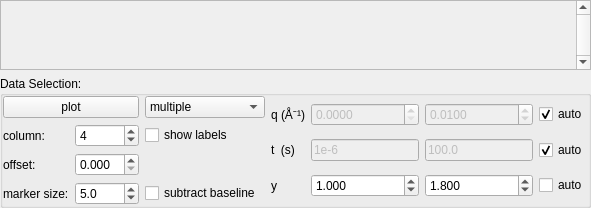
       <widget class="QWidget" name="tab_11">
        <attribute name="title">
         <string>g2_stability</string>
        </attribute>
        <layout class="QGridLayout" name="gridLayout_49">
         <property name="leftMargin">
          <number>0</number>
         </property>
         <property name="topMargin">
          <number>0</number>
         </property>
         <property name="rightMargin">
          <number>0</number>
         </property>
         <property name="bottomMargin">
          <number>0</number>
         </property>
         <item row="0" column="0">
          <widget class="QScrollArea" name="scrollArea_2">
           <property name="sizePolicy">
            <sizepolicy hsizetype="Preferred" vsizetype="Preferred">
             <horstretch>0</horstretch>
             <verstretch>30</verstretch>
            </sizepolicy>
           </property>
           <property name="minimumSize">
            <size>
             <width>0</width>
             <height>0</height>
            </size>
           </property>
           <property name="verticalScrollBarPolicy">
            <enum>Qt::ScrollBarPolicy::ScrollBarAlwaysOn</enum>
           </property>
           <property name="sizeAdjustPolicy">
            <enum>QAbstractScrollArea::SizeAdjustPolicy::AdjustToContents</enum>
           </property>
           <property name="widgetResizable">
            <bool>true</bool>
           </property>
           <widget class="QWidget" name="g2_scroll_area_2">
            <property name="geometry">
             <rect>
              <x>0</x>
              <y>0</y>
              <width>1152</width>
              <height>717</height>
             </rect>
            </property>
            <property name="sizePolicy">
             <sizepolicy hsizetype="Expanding" vsizetype="Expanding">
              <horstretch>0</horstretch>
              <verstretch>0</verstretch>
             </sizepolicy>
            </property>
            <layout class="QGridLayout" name="gridLayout_48">
             <item row="1" column="0">
              <widget class="PlotWidgetDev" name="mp_g2_stability" native="true">
               <property name="sizePolicy">
                <sizepolicy hsizetype="Expanding" vsizetype="Preferred">
                 <horstretch>0</horstretch>
                 <verstretch>0</verstretch>
                </sizepolicy>
               </property>
               <property name="minimumSize">
                <size>
                 <width>0</width>
                 <height>0</height>
                </size>
               </property>
               <property name="autoFillBackground">
                <bool>false</bool>
               </property>
              </widget>
             </item>
            </layout>
           </widget>
          </widget>
         </item>
         <item row="1" column="0">
          <widget class="QSplitter" name="splitter_7">
           <property name="orientation">
            <enum>Qt::Orientation::Horizontal</enum>
           </property>
           <widget class="QGroupBox" name="groupBox_21">
            <property name="sizePolicy">
             <sizepolicy hsizetype="Preferred" vsizetype="Preferred">
              <horstretch>0</horstretch>
              <verstretch>0</verstretch>
             </sizepolicy>
            </property>
            <property name="minimumSize">
             <size>
              <width>0</width>
              <height>0</height>
             </size>
            </property>
            <property name="maximumSize">
             <size>
              <width>16777215</width>
              <height>65536</height>
             </size>
            </property>
            <property name="title">
             <string>Data Selection:</string>
            </property>
            <layout class="QGridLayout" name="gridLayout_43">
             <property name="leftMargin">
              <number>0</number>
             </property>
             <property name="topMargin">
              <number>0</number>
             </property>
             <property name="rightMargin">
              <number>0</number>
             </property>
             <property name="bottomMargin">
              <number>0</number>
             </property>
             <item row="0" column="1">
              <layout class="QGridLayout" name="gridLayout_44">
               <item row="1" column="0">
                <widget class="QLabel" name="label_36">
                 <property name="text">
                  <string>t  (s)</string>
                 </property>
                </widget>
               </item>
               <item row="0" column="0">
                <widget class="QLabel" name="label_37">
                 <property name="text">
                  <string>q (Å⁻¹)</string>
                 </property>
                </widget>
               </item>
               <item row="2" column="0">
                <widget class="QLabel" name="label_51">
                 <property name="text">
                  <string>y </string>
                 </property>
                </widget>
               </item>
               <item row="0" column="1">
                <widget class="QDoubleSpinBox" name="g2_qmin_2">
                 <property name="enabled">
                  <bool>false</bool>
                 </property>
                 <property name="sizePolicy">
                  <sizepolicy hsizetype="Preferred" vsizetype="Fixed">
                   <horstretch>0</horstretch>
                   <verstretch>0</verstretch>
                  </sizepolicy>
                 </property>
                 <property name="decimals">
                  <number>4</number>
                 </property>
                 <property name="singleStep">
                  <double>0.001000000000000</double>
                 </property>
                </widget>
               </item>
               <item row="0" column="2">
                <widget class="QDoubleSpinBox" name="g2_qmax_2">
                 <property name="enabled">
                  <bool>false</bool>
                 </property>
                 <property name="sizePolicy">
                  <sizepolicy hsizetype="Preferred" vsizetype="Fixed">
                   <horstretch>0</horstretch>
                   <verstretch>0</verstretch>
                  </sizepolicy>
                 </property>
                 <property name="decimals">
                  <number>4</number>
                 </property>
                 <property name="singleStep">
                  <double>0.001000000000000</double>
                 </property>
                 <property name="value">
                  <double>0.010000000000000</double>
                 </property>
                </widget>
               </item>
               <item row="2" column="1">
                <widget class="QDoubleSpinBox" name="g2_ymin_2">
                 <property name="sizePolicy">
                  <sizepolicy hsizetype="Preferred" vsizetype="Fixed">
                   <horstretch>0</horstretch>
                   <verstretch>0</verstretch>
                  </sizepolicy>
                 </property>
                 <property name="decimals">
                  <number>3</number>
                 </property>
                 <property name="minimum">
                  <double>-1.000000000000000</double>
                 </property>
                 <property name="singleStep">
                  <double>0.010000000000000</double>
                 </property>
                 <property name="value">
                  <double>1.000000000000000</double>
                 </property>
                </widget>
               </item>
               <item row="2" column="2">
                <widget class="QDoubleSpinBox" name="g2_ymax_2">
                 <property name="sizePolicy">
                  <sizepolicy hsizetype="Preferred" vsizetype="Fixed">
                   <horstretch>0</horstretch>
                   <verstretch>0</verstretch>
                  </sizepolicy>
                 </property>
                 <property name="decimals">
                  <number>3</number>
                 </property>
                 <property name="minimum">
                  <double>-1.000000000000000</double>
                 </property>
                 <property name="singleStep">
                  <double>0.010000000000000</double>
                 </property>
                 <property name="value">
                  <double>1.800000000000000</double>
                 </property>
                </widget>
               </item>
               <item row="1" column="1">
                <widget class="QLineEdit" name="g2_tmin_2">
                 <property name="enabled">
                  <bool>false</bool>
                 </property>
                 <property name="sizePolicy">
                  <sizepolicy hsizetype="Preferred" vsizetype="Fixed">
                   <horstretch>0</horstretch>
                   <verstretch>0</verstretch>
                  </sizepolicy>
                 </property>
                 <property name="text">
                  <string>1e-6</string>
                 </property>
                </widget>
               </item>
               <item row="1" column="2">
                <widget class="QLineEdit" name="g2_tmax_2">
                 <property name="enabled">
                  <bool>false</bool>
                 </property>
                 <property name="sizePolicy">
                  <sizepolicy hsizetype="Preferred" vsizetype="Fixed">
                   <horstretch>0</horstretch>
                   <verstretch>0</verstretch>
                  </sizepolicy>
                 </property>
                 <property name="text">
                  <string>100.0</string>
                 </property>
                </widget>
               </item>
               <item row="2" column="3">
                <widget class="QCheckBox" name="g2_yauto_2">
                 <property name="sizePolicy">
                  <sizepolicy hsizetype="Preferred" vsizetype="Fixed">
                   <horstretch>0</horstretch>
                   <verstretch>0</verstretch>
                  </sizepolicy>
                 </property>
                 <property name="text">
                  <string>auto</string>
                 </property>
                </widget>
               </item>
               <item row="1" column="3">
                <widget class="QCheckBox" name="g2_tauto_2">
                 <property name="text">
                  <string>auto</string>
                 </property>
                 <property name="checked">
                  <bool>true</bool>
                 </property>
                </widget>
               </item>
               <item row="0" column="3">
                <widget class="QCheckBox" name="g2_qauto_2">
                 <property name="text">
                  <string>auto</string>
                 </property>
                 <property name="checked">
                  <bool>true</bool>
                 </property>
                </widget>
               </item>
              </layout>
             </item>
             <item row="0" column="0">
              <layout class="QGridLayout" name="gridLayout_45">
               <item row="1" column="0">
                <widget class="QLabel" name="label_70">
                 <property name="text">
                  <string>column:</string>
                 </property>
                </widget>
               </item>
               <item row="1" column="2" colspan="2">
                <widget class="QCheckBox" name="g2_show_label_2">
                 <property name="sizePolicy">
                  <sizepolicy hsizetype="Preferred" vsizetype="Fixed">
                   <horstretch>0</horstretch>
                   <verstretch>0</verstretch>
                  </sizepolicy>
                 </property>
                 <property name="text">
                  <string>show labels</string>
                 </property>
                 <property name="checked">
                  <bool>false</bool>
                 </property>
                </widget>
               </item>
               <item row="3" column="2" colspan="2">
                <widget class="QCheckBox" name="g2_sub_baseline_2">
                 <property name="sizePolicy">
                  <sizepolicy hsizetype="Preferred" vsizetype="Fixed">
                   <horstretch>0</horstretch>
                   <verstretch>0</verstretch>
                  </sizepolicy>
                 </property>
                 <property name="text">
                  <string>subtract baseline</string>
                 </property>
                 <property name="checked">
                  <bool>false</bool>
                 </property>
                </widget>
               </item>
               <item row="0" column="2" colspan="2">
                <widget class="QComboBox" name="g2_plot_type_2">
                 <property name="sizePolicy">
                  <sizepolicy hsizetype="Preferred" vsizetype="Fixed">
                   <horstretch>0</horstretch>
                   <verstretch>0</verstretch>
                  </sizepolicy>
                 </property>
                 <item>
                  <property name="text">
                   <string>multiple</string>
                  </property>
                 </item>
                 <item>
                  <property name="text">
                   <string>single</string>
                  </property>
                 </item>
                 <item>
                  <property name="text">
                   <string>single-combined</string>
                  </property>
                 </item>
                </widget>
               </item>
               <item row="2" column="1">
                <widget class="QDoubleSpinBox" name="sb_g2_offset_2">
                 <property name="decimals">
                  <number>3</number>
                 </property>
                 <property name="singleStep">
                  <double>0.005000000000000</double>
                 </property>
                </widget>
               </item>
               <item row="3" column="1">
                <widget class="QDoubleSpinBox" name="g2_marker_size_2">
                 <property name="decimals">
                  <number>1</number>
                 </property>
                 <property name="minimum">
                  <double>1.000000000000000</double>
                 </property>
                 <property name="maximum">
                  <double>15.000000000000000</double>
                 </property>
                 <property name="singleStep">
                  <double>1.000000000000000</double>
                 </property>
                 <property name="value">
                  <double>5.000000000000000</double>
                 </property>
                </widget>
               </item>
               <item row="0" column="0" colspan="2">
                <widget class="QPushButton" name="pushButton_5">
                 <property name="sizePolicy">
                  <sizepolicy hsizetype="Minimum" vsizetype="Fixed">
                   <horstretch>0</horstretch>
                   <verstretch>0</verstretch>
                  </sizepolicy>
                 </property>
                 <property name="minimumSize">
                  <size>
                   <width>0</width>
                   <height>0</height>
                  </size>
                 </property>
                 <property name="text">
                  <string>plot</string>
                 </property>
                </widget>
               </item>
               <item row="1" column="1">
                <widget class="QSpinBox" name="sb_g2_column_2">
                 <property name="minimum">
                  <number>1</number>
                 </property>
                 <property name="maximum">
                  <number>8</number>
                 </property>
                 <property name="singleStep">
                  <number>1</number>
                 </property>
                 <property name="value">
                  <number>4</number>
                 </property>
                </widget>
               </item>
               <item row="3" column="0">
                <widget class="QLabel" name="label_69">
                 <property name="text">
                  <string>marker size:</string>
                 </property>
                </widget>
               </item>
               <item row="2" column="0">
                <widget class="QLabel" name="label_57">
                 <property name="text">
                  <string>offset:</string>
                 </property>
                </widget>
               </item>
              </layout>
             </item>
            </layout>
           </widget>
          </widget>
         </item>
        </layout>
       </widget>
